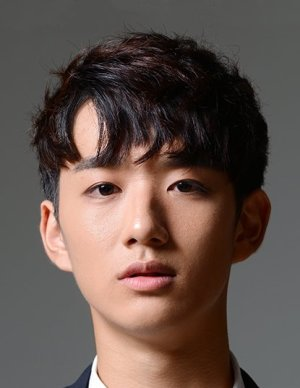
#> input picture three tiers of popularities/mildly popular/Ahn Do Kyu.jpg, 300 x 388 px; its folder holds only this picture in this run
$ jupyter execute eda.ipynb
#> lines starting #> are read from the running program, lines starting #| are printed output that depends on the picture
[cell 1]
import pandas as pd
import numpy as np
import matplotlib.pyplot as plt
import seaborn as sns
from scipy import stats

import os, numpy, PIL
from PIL import Image
import shutil

sns.set(style="whitegrid")

[cell 2]
# Read the csv where I left off after scraping and putting the data into a dataframe
df965 = pd.read_csv('data/korean_male_actors (965).csv')
#> (reads data/korean_male_actors (965).csv from the repository)

[cell 3]
df965

[cell 4]
# Show basic statistics
df965.describe()

[cell 5]
# Create a histogram to visualize the distribution of 'Hearts' column
plt.figure(figsize=(10,6))
sns.histplot(df965['hearts'], bins=50, kde=True, color='skyblue')
plt.title('Distribution of Popularity Scores')
plt.xlabel('Popularity Scores')
plt.ylabel('Frequency')
plt.show()
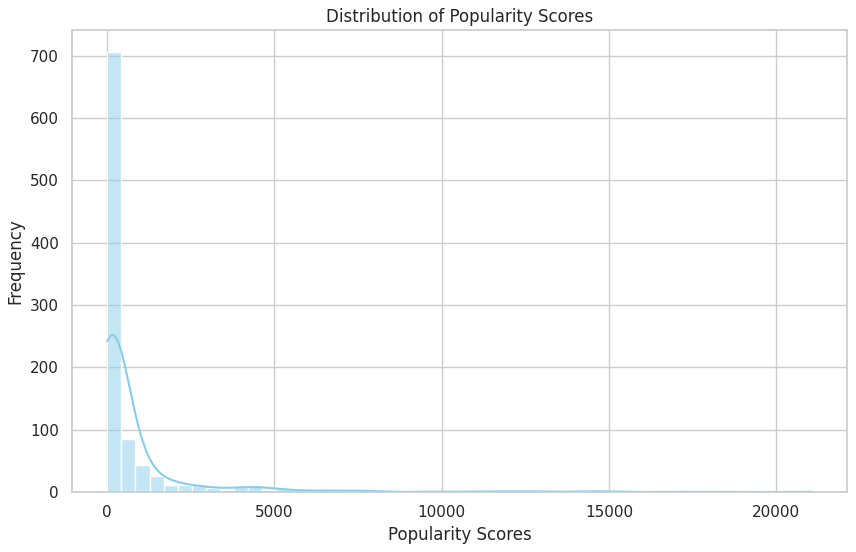
#> figure drawn by matplotlib, 1 panel; tallest bar 706 high, from x = 1 to 422.3; curve peaks at x = 106.8, y = 251.5

The popularity scores are highly skewed to the right. A large number of actors have popularity scores at the lower end of the range, with a few actors having extremely high popularity scores.

Given the skewed nature of the data, it would not be statistically sound to simply divide the actors into three tiers using the mean or median values. A more appropriate method would be to use percentiles or quartiles.

With this, I will divide the actors into three tiers with the following approach:

- Very Popular Tier: Actors whose popularity scores are in the top 25% (i.e., above the third quartile, Q3).
- Mildly Popular Tier: Actors whose popularity scores are between the first and third quartiles (i.e., between Q1 and Q3).
- Not So Popular Tier: Actors whose popularity scores are in the bottom 25% (i.e., below the first quartile, Q1)

[cell 6]
# Define the quartile values
Q1 = df965['hearts'].quantile(0.25)
Q3 = df965['hearts'].quantile(0.75)

[cell 7]
# Create a new column 'Tier' and assign the tiers based on the popularity score
df965['tier'] = pd.cut(df965['hearts'], bins=[0, Q1, Q3, np.inf], labels=['not so popular', 'mildly popular', 'very popular'])

[cell 8]
# Check the updated dataframe
df965[df965['tier']=='mildly popular']

[cell 9]
# # Save the new tiered dataframe to a new csv file
# df965.to_csv('data/korean_male_actors (965)_tiered.csv', index=False)

[cell 10]
# Count the number of actors in each tier
tier_counts = df965['tier'].value_counts()
tier_counts

[cell 11]
# Create a bar plot to visualize the distribution across the tiers
plt.figure(figsize=(8,6))
sns.barplot(x=tier_counts.index, y=tier_counts.values, palette="Blues_d")
plt.title('Distribution of Actors across Tiers')
plt.xlabel('Tier')
plt.ylabel('Number of Actors')
plt.show()
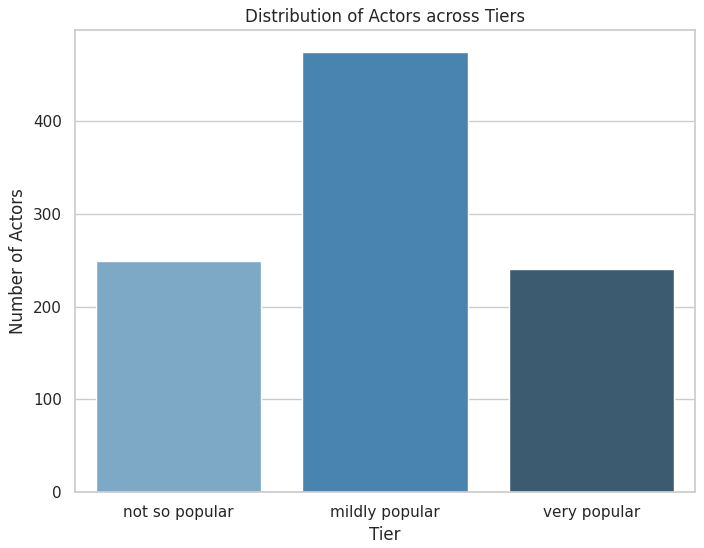
#> figure drawn by matplotlib, 1 panel

The "very popular" tier represents the top 25% of the popularity scores.

The "mildly popular" tier has the largest number of actors. These are the actors whose popularity scores fall between the first and third quartiles.

The "not so popular" tier represents the bottom 25% of the popularity scores. The number of actors in this tier is roughly equal to the number in the "Very Popular" tier.

___

In the interest of generating a machine learning prototype, I will focus on the "very popular" tier and "not so popular tier" for now.

The "mildly popular" tier will be incorporated in future works, along with supplementing much more face images to refine the existing machine learning model.

[cell 12]
# Make a new dataframe without the "mildly popular" tier
df490 = df965[df965['tier']!='mildly popular']
df490

[cell 13]
# Save dataframe to a new csv file
df490.to_csv('data/korean_male_actors (490)_tiered.csv', index=False)

## Generate an "Average" face for each tier based on the faces of all actors in the respective tiers

[cell 14]
IMG_DIR = 'three tiers of popularities/very popular'
arr=numpy.zeros((360,300,3),float)
# Check if the path is a directory
if os.path.isdir(IMG_DIR):
    # Iterate over each image in the tier's directory
    for img_name in os.listdir(IMG_DIR):
        # Create the full path to the image
        img_path = os.path.join(IMG_DIR, img_name)

        # Open and resize the image
        img = Image.open(img_path).resize((300, 360))

        # Convert the image to a numpy array and preprocess it for VGG16
        img_array = np.array(img)

        arr=arr+img_array/241

# Round values in array and cast as 8-bit integer
arr=numpy.array(numpy.round(arr),dtype=numpy.uint8)

# Generate, save and preview final image
out=Image.fromarray(arr,mode="RGB")
#> out: PIL image 300x360 RGB; every value is 0
out.save("data/average_very_popular.png")
out.show()

[cell 15]
IMG_DIR = 'three tiers of popularities/not so popular'
arr=numpy.zeros((360,300,3),float)
# Check if the path is a directory
if os.path.isdir(IMG_DIR):
    # Iterate over each image in the tier's directory
    for img_name in os.listdir(IMG_DIR):
        # Create the full path to the image
        img_path = os.path.join(IMG_DIR, img_name)

        # Open and resize the image
        img = Image.open(img_path).resize((300, 360))

        # Convert the image to a numpy array and preprocess it for VGG16
        img_array = np.array(img)

        arr=arr+img_array/249

# Round values in array and cast as 8-bit integer
arr=numpy.array(numpy.round(arr),dtype=numpy.uint8)

# Generate, save and preview final image
out=Image.fromarray(arr,mode="RGB")
out.save("data/average_not_so_popular.png")
out.show()

[cell 16]
IMG_DIR = 'three tiers of popularities/mildly popular'
arr=numpy.zeros((360,300,3),float)
# Check if the path is a directory
if os.path.isdir(IMG_DIR):
    # Iterate over each image in the tier's directory
    for img_name in os.listdir(IMG_DIR):
        # Create the full path to the image
        img_path = os.path.join(IMG_DIR, img_name)

        # Open and resize the image
        img = Image.open(img_path).resize((300, 360))
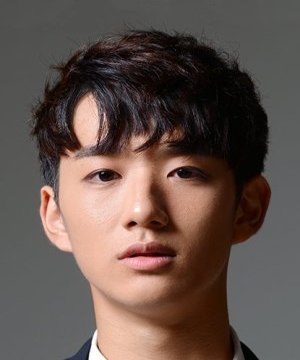
#> img: PIL image 300x360 RGB; mean R, G, B 99.2, 83.3, 76.7

        # Convert the image to a numpy array and preprocess it for VGG16
        img_array = np.array(img)

        arr=arr+img_array/475
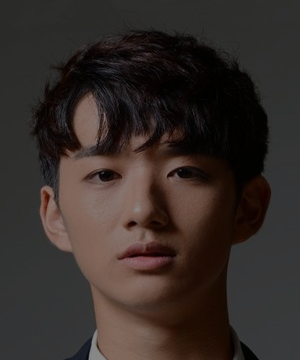
#> arr: shape (360, 300, 3) float64; mean R, G, B 0.209, 0.175, 0.162

# Round values in array and cast as 8-bit integer
arr=numpy.array(numpy.round(arr),dtype=numpy.uint8)
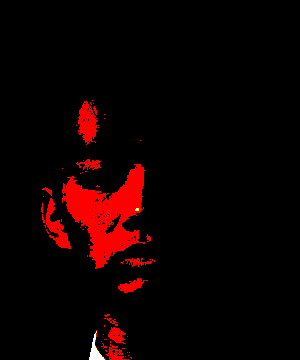
#> arr: shape (360, 300, 3); mean R, G, B 0.058, 0.00166, 0.00153; drawn with 1 as white

# Generate, save and preview final image
out=Image.fromarray(arr,mode="RGB")
out.save("data/average_mildly_popular.png")
out.show()

## Generate an "Average" face for each tier based on 20 faces of actors in the respective tiers

[cell 17]
IMG_DIR = 'data/top 20 very popular'
arr=numpy.zeros((360,300,3),float)
# Check if the path is a directory
if os.path.isdir(IMG_DIR):
    # Iterate over each image in the tier's directory
    for img_name in os.listdir(IMG_DIR):
        # Create the full path to the image
        img_path = os.path.join(IMG_DIR, img_name)

        # Open and resize the image
        img = Image.open(img_path).resize((300, 360))

        # Convert the image to a numpy array and preprocess it for VGG16
        img_array = np.array(img)

        arr=arr+img_array/20

# Round values in array and cast as 8-bit integer
arr=numpy.array(numpy.round(arr),dtype=numpy.uint8)

# Generate, save and preview final image
out=Image.fromarray(arr,mode="RGB")
out.save("data/top_20_average_very_popular.png")
out.show()

[cell 18]
IMG_DIR = 'data/sample 20 not so popular'
arr=numpy.zeros((360,300,3),float)
# Check if the path is a directory
if os.path.isdir(IMG_DIR):
    # Iterate over each image in the tier's directory
    for img_name in os.listdir(IMG_DIR):
        # Create the full path to the image
        img_path = os.path.join(IMG_DIR, img_name)

        # Open and resize the image
        img = Image.open(img_path).resize((300, 360))

        # Convert the image to a numpy array and preprocess it for VGG16
        img_array = np.array(img)

        arr=arr+img_array/20

# Round values in array and cast as 8-bit integer
arr=numpy.array(numpy.round(arr),dtype=numpy.uint8)

# Generate, save and preview final image
out=Image.fromarray(arr,mode="RGB")
out.save("data/sample_20_average_not_so_popular.png")
out.show()

The average face of top 20 very popular actors appear to have a certain form.

Whereas the average face of 20 actors in the not so popular class are comparatively blurry.

## Below are codes to copy the photos of each actors into a new folder corresponding to their popularity tier

[cell 19]
# Path of the source and destination folders
src_folder = r"C:\Users\Jackson\OneDrive\Documents\DSI\Capstone Project\pics"
dst_folder = r"C:\Users\Jackson\OneDrive\Documents\DSI\Capstone Project\very popular"

# Create the destination folder if it does not exist
os.makedirs(dst_folder, exist_ok=True)

# Filter the DataFrame to only include rows where 'tier' is "very popular"
popular_df = df965[df965['tier'] == 'very popular']

# For each row in the filtered DataFrame
for _, row in popular_df.iterrows():
    # Get the filename (add .jpg extension)
    filename = f"{row['name']}.jpg"

    # Full path of the source and destination files
    src_file = os.path.join(src_folder, filename)
    dst_file = os.path.join(dst_folder, filename)

    # If the source file exists, move it to the destination folder
    if os.path.exists(src_file):
        shutil.copy(src_file, dst_file)

[cell 20]
# Path of the source and destination folders
src_folder = r"C:\Users\Jackson\OneDrive\Documents\DSI\Capstone Project\pics"
dst_folder = r"C:\Users\Jackson\OneDrive\Documents\DSI\Capstone Project\mildly popular"

# Create the destination folder if it does not exist
os.makedirs(dst_folder, exist_ok=True)

# Filter the DataFrame to only include rows where 'tier' is "very popular"
popular_df = df965[df965['tier'] == 'mildly popular']

# For each row in the filtered DataFrame
for _, row in popular_df.iterrows():
    # Get the filename (add .jpg extension)
    filename = f"{row['name']}.jpg"

    # Full path of the source and destination files
    src_file = os.path.join(src_folder, filename)
    dst_file = os.path.join(dst_folder, filename)

    # If the source file exists, move it to the destination folder
    if os.path.exists(src_file):
        shutil.copy(src_file, dst_file)

[cell 21]
# Path of the source and destination folders
src_folder = r"C:\Users\Jackson\OneDrive\Documents\DSI\Capstone Project\pics"
dst_folder = r"C:\Users\Jackson\OneDrive\Documents\DSI\Capstone Project\not so popular"

# Create the destination folder if it does not exist
os.makedirs(dst_folder, exist_ok=True)

# Filter the DataFrame to only include rows where 'tier' is "very popular"
popular_df = df965[df965['tier'] == 'not so popular']

# For each row in the filtered DataFrame
for _, row in popular_df.iterrows():
    # Get the filename (add .jpg extension)
    filename = f"{row['name']}.jpg"

    # Full path of the source and destination files
    src_file = os.path.join(src_folder, filename)
    dst_file = os.path.join(dst_folder, filename)

    # If the source file exists, move it to the destination folder
    if os.path.exists(src_file):
        shutil.copy(src_file, dst_file)
